Frame 1 (no input): blank canvas, image omitted
Frame 60 (the mouse pressed at the canvas centre just before this capture): blank canvas, image omitted
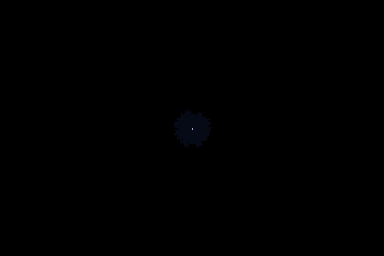
Frame 120 (the mouse held since frame 60 and released just before this capture)

The Processing sketch whose frames 1 and 60 were blank and that drew this single picture after the mouse press (run headless with seeded random() and noise(); from frame 60 on, the mouse is pressed at the canvas centre):

// Processing sketch: noequilibLarge
// ── noequilibLarge.pde
int[][] world;
int[][] newWorld;
float[] probs;
int types = 32;//6;//8;
void setup(){
  //fullScreen();
  size(384,256);
  probs = new float[types];
  for(int i = 0; i < types; i ++){
    probs[i] = .2;//0.1+0.5/(types+4)*i;
  }
    
  world = new int[width+2][height+2];
  newWorld = new int[width+2][height+2];
  for (int x = 0; x <= width+1; x ++){
    for (int y = 0; y <= height+1; y ++){
      world[x][y] = y==256?0:0;
      newWorld[x][y] = y==256?0:0;
    }
  }
  for (int x = 1; x <= width; x ++){
    for (int y = 1; y <= height; y ++){
      //world[x][y] = (int)(random(types));
    }
  }
  //thread("generateForever");
  //thread("generateForever");
  //thread("generateForever");
  //thread("generateForever");
}

int[] offs = {0,1,0,-1,0};
int[] getNeighbors(int x, int y){
  int[] res = {0,0,0,0};
  for (int i = 0; i < 4 ; i ++){
    res[i] = world[x+offs[i]][y+offs[i+1]];
  }
  return res;
}
boolean checkNeighbors(int v,int x, int y){
  
  for (int i = 0; i < 4 ; i ++){
    if (v == world[x+offs[i]][y+offs[i+1]])
      return true;
  }
  return false;
}

boolean in(int v, int[] arr){
  for( int o : arr){
    if(o == v){
      return true;
    }
  }
  return false;
}

int numThreads = 3;
int index = 0;

void stepThread(){
  int i = index++;
  while (i < width*height){
  int x = i/height + 1;
  int y = i%height + 1;
  //for (int x = 1; x <= width; x += numThreads){
    //for (int y = 1; y <= height; y ++){
      //int[] n = getNeighbors(x,y);
      int a = world[x][y];
      if((checkNeighbors((a+1)%types,x,y) && random(1)<probs[a]) || random(1)<0.000001*0){
        newWorld[x][y] = (a+1)%types;
        
      }else{
        newWorld[x][y] = a;
      }
      
    //}
  //}
  i = index++;
  }
}
int[][] tmp;
void step(){
  index = 0;
  for (int t = 1; t <= numThreads; t ++){
    thread("stepThread");
  }
  stepThread();
  
  tmp = world;
  world = newWorld;
  newWorld = tmp;
  
}

void generateForever(){
  while (true){
    step();
  }
}
color colorFunc(int v){
  float f = (float) v;
  return color((int)(255*wav(f/sqrt(29.))),(int)(255*wav(f/sqrt(17.))),(int)(255*wav(f/sqrt(7.))));
  
}
float wav(float v){
  float a = tri(v/2.)*2-1;
  a = (a - (a*a*a)/3.) *1.5;
  return a/2 + .5;
}
float tri(float v){
  return ((int) v)%2==0?v%1:1-(v%1);
}

void draw(){
  //if(random(1)<0.1)
    //world[width/2][height/2] = (world[width/2][height/2]+1)%types;
  for (int x = 1; x <= width; x ++){
    for (int y = 1; y <= height; y ++){
      set(x-1,y-1,colorFunc(world[x][y]));
    }
  }
  if (mousePressed)
    world[mouseX+1][mouseY+1] = (world[mouseX+1][mouseY+1]+1)%types;
  if (keyPressed){
      
    if (key == 'p')
      probs[(int)(mouseY*types/height)] = ((float)mouseX)/width;
    
    
    
    
  }
  //for (int i = 0; i < 10; i ++)
  
    step();  
  
}
